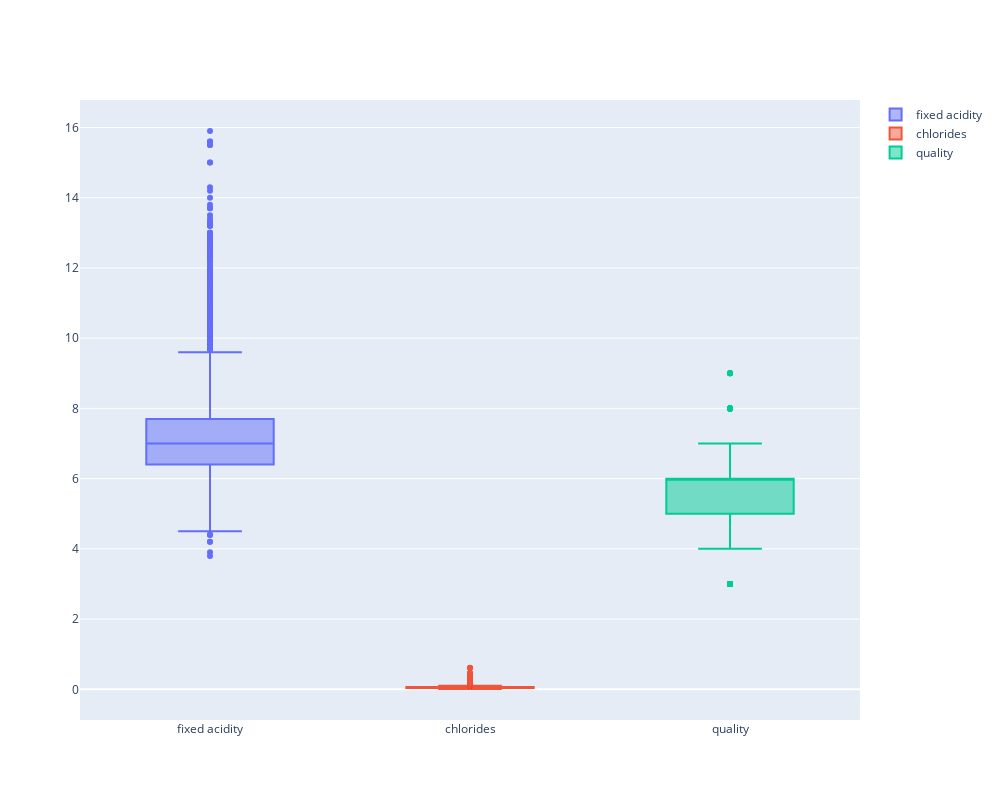

Notebook code cell kept with this figure:
### Markdown cell above
## 🔰 데이터 전처리 과정

#### --▶ BoxPlot 시각화

- 와인 데이터의 몇 개 항목을 BoxPlot으로 그려서 특성을 비교해 보자.

### Code cell
fig = go.Figure()
fig.update_layout(width=1000, height=800)
fig.add_trace(go.Box(y=X['fixed acidity'], name='fixed acidity'))
fig.add_trace(go.Box(y=X['chlorides'], name='chlorides'))
fig.add_trace(go.Box(y=X['quality'], name='quality'))

fig.show()

### Figure 1 — Plotly figure (JSON) as saved in the notebook; plotly's stock layout.template omitted (floating-point values rounded to 4 significant figures; data arrays with more than 128 entries replaced by an {"elided": "..."} marker saying what was removed)
{"data": [{"name": "fixed acidity", "type": "box", "y": {"elided": "6497 float values"}}, {"name": "chlorides", "type": "box", "y": {"elided": "6497 float values"}}, {"name": "quality", "type": "box", "y": {"elided": "6497 int values"}}], "layout": {"height": 800, "width": 1000}}
